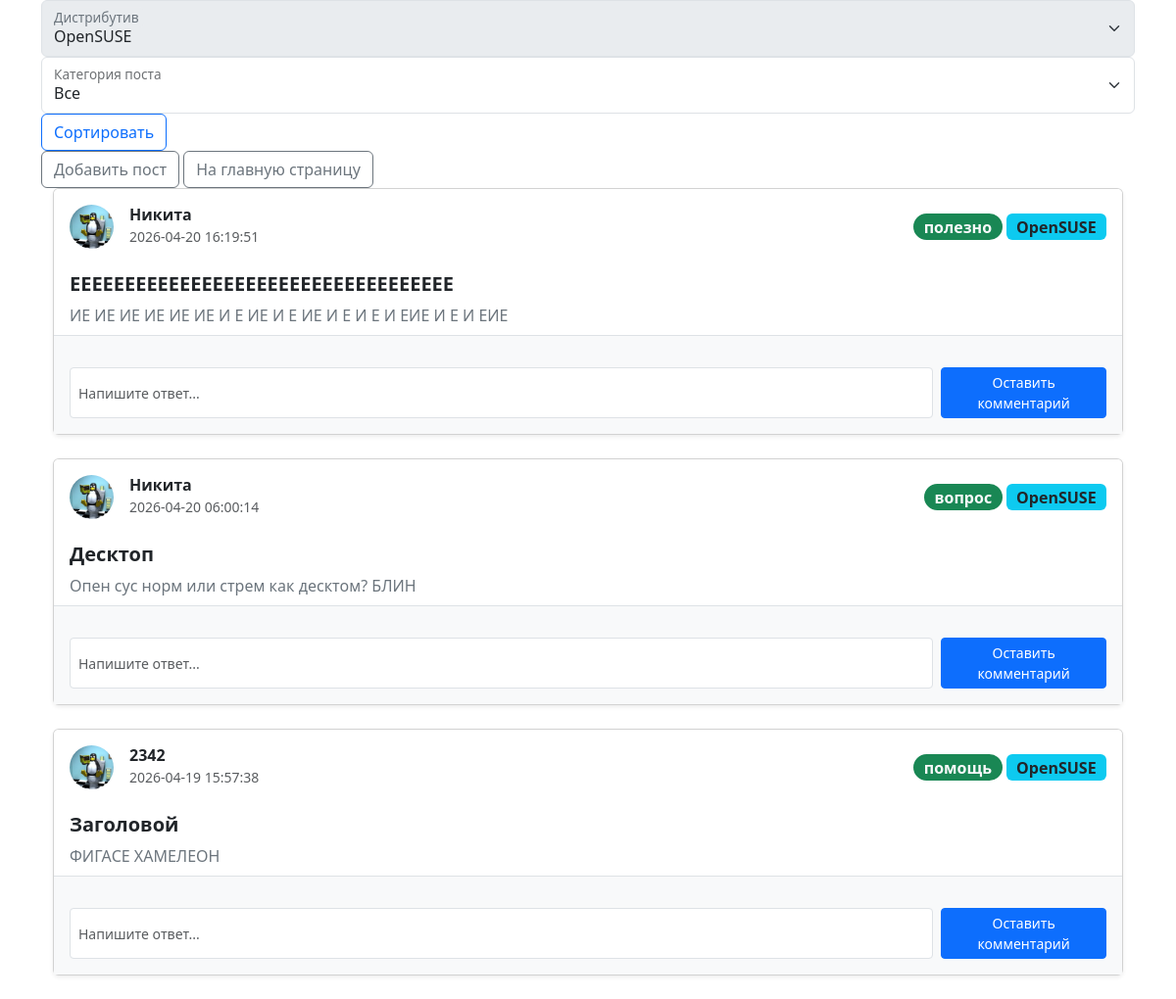
Screenshot of /controller/forum.php?id=6 (signed in) with the database file from the repository.
### tables this page shows
CREATE TABLE `posts` (
  `id` int(11) NOT NULL AUTO_INCREMENT,
  `user_id` int(11) DEFAULT NULL,
  `title` varchar(255) DEFAULT NULL,
  `content` text DEFAULT NULL,
  `distribution_id` int(11) NOT NULL,
  `category_id` int(11) NOT NULL,
  `post_created_at` timestamp NULL DEFAULT current_timestamp(),
  PRIMARY KEY (`id`),
  KEY `fk_distribution_type_key` (`distribution_id`),
  KEY `fk_category_key` (`category_id`),
  KEY `fk_user_id` (`user_id`),
  CONSTRAINT `fk_category_key` FOREIGN KEY (`category_id`) REFERENCES `post_categories` (`id`),
  CONSTRAINT `fk_distribution_type_key` FOREIGN KEY (`distribution_id`) REFERENCES `linux_distributions` (`id`),
  CONSTRAINT `fk_user_id` FOREIGN KEY (`user_id`) REFERENCES `users` (`id`)
);

CREATE TABLE `users` (
  `id` int(11) NOT NULL AUTO_INCREMENT,
  `display_name` varchar(255) DEFAULT NULL COMMENT 'Отображаемое имя пользователя которое не должно быть уникальным',
  `username` varchar(500) NOT NULL,
  `password` varchar(2048) DEFAULT NULL,
  `email` varchar(500) DEFAULT NULL,
  `avatar_path` varchar(500) DEFAULT NULL,
  `carma` int(11) DEFAULT 100 COMMENT 'Репутация пользователя, представляет из себя целое число  и по умолчанию у каждого пользователя 100 кармы. Чем ниже - тем хуже человек',
  `user_role_id` int(11) DEFAULT 1,
  `account_created` timestamp NULL DEFAULT current_timestamp(),
  `account_deleted` timestamp NULL DEFAULT NULL,
  PRIMARY KEY (`id`),
  UNIQUE KEY `username` (`username`),
  KEY `fk_user_type` (`user_role_id`),
  CONSTRAINT `fk_user_type` FOREIGN KEY (`user_role_id`) REFERENCES `user_privileges` (`id`)
);

CREATE TABLE `post_categories` (
  `id` int(11) NOT NULL AUTO_INCREMENT,
  `name` varchar(255) NOT NULL COMMENT 'Категория поста. Помощь / Вопрос / Полезные практики и так далее',
  PRIMARY KEY (`id`)
);

CREATE TABLE `linux_distributions` (
  `id` int(11) NOT NULL AUTO_INCREMENT,
  `name` varchar(255) NOT NULL,
  `posts_count` int(10) unsigned NOT NULL COMMENT 'Количество постов которые относятся к конкретному дистрибутиву',
  `description` text DEFAULT NULL,
  `official_wiki_url` text DEFAULT NULL,
  `icon_name` varchar(255) DEFAULT NULL,
  PRIMARY KEY (`id`)
);

### controller/forum.php (called while the page is built, shortened)
<?php
require '../config.php';
require '../model/main.php';
if (empty($_GET['id'])) {
    $posts = getAllPosts($pdo);
} else {
    if (!empty($_POST['category_sort']) && $_POST['category_sort'] >= 0) {
        $posts = getPostsByCategoryAndDistribution($pdo, $_POST['category_sort'], $_GET['id']);
    } else {
        $posts = getPostsByDistribution($pdo, $_GET['id']);
    }
}
$distros = getAllLinuxDistributions($pdo);
include '../view/main_forum.php';

### model/main.php (called while the page is built, shortened)
<?php
function getAllLinuxDistributions($pdo) {
    $sql = "SELECT * FROM linux_distributions";
    $distros = $pdo->query($sql)->fetchAll();
    return $distros;
}
function getPostsByDistribution($pdo, $id) {
    $sql = "
        SELECT
            u.username,
            u.display_name AS user_display_name,
            u.avatar_path AS user_avatar,
            u.id AS user_id,
            d.name AS distro_name,
            p.post_created_at,
            p.title,
            p.content,
            p.id AS post_id,
            c.name AS category
        FROM posts p
                 JOIN users u ON p.user_id = u.id
                 JOIN linux_distributions d ON p.distribution_id = d.id
                 JOIN post_categories c ON p.category_id = c.id
        WHERE p.distribution_id = :id
        ORDER BY p.post_created_at DESC;
    ";
    $stmt = $pdo->prepare($sql);
    $stmt->execute([':id' => $id]);
    return $stmt->fetchAll(PDO::FETCH_ASSOC);
}

### view/templates/user_post_template.php (the view, shortened to what this page needs)
<div class="card shadow-sm mb-4 mx-auto">
    <div class="card-header bg-white border-0 d-flex align-items-center justify-content-between py-3">
        <div class="d-flex align-items-center">
            <a href="/" class="me-0">
                <img src="<?= htmlspecialchars($post['user_avatar'] ?? '../storage/default_avatar.webp') ?>" class="rounded-circle me-3" alt="Avatar" width="45" height="45">
            </a>
            <div>
                <h6 class="mb-0 fw-bold"><?= htmlspecialchars($post['user_display_name'] ?? '') ?></h6>
                <small class="text-muted"><?= htmlspecialchars($post['post_created_at']) ?></small>
            </div>
        </div>
        <div>
            <span class="badge rounded-pill bg-success text-light fs-6"><?= htmlspecialchars($post['category']) ?></span>
            <span class="badge bg-info text-dark fs-6"><?= htmlspecialchars($post['distro_name']) ?></span>
        </div>
    </div>
    <div class="card-body py-2">
        <h5 class="card-title fw-bold"><?= htmlspecialchars($post['title']) ?></h5>
        <p class="card-text text-secondary"><?= htmlspecialchars($post['content']) ?></p>
    </div>
    <div class="collapse show" id="comments-<?= $post['post_id'] ?>">
        <div class="card-body border-top bg-light">
            <?php if (isset($_SESSION['user_info']['user_id'])): ?>
                <form action="../controller/add_comment_to_post.php?id=<?= $_GET['id']?>" method="POST" class="d-flex gap-2">
                    <input type="text" name="content" class="form-control form-control-sm" placeholder="Напишите ответ..." required>
                    <button type="submit" class="btn btn-primary btn-sm px-3">Оставить комментарий</button>
                </form>
            <?php endif; ?>
        </div>
    </div>
</div>

### view/main_forum.php (shortened to what this page needs)
<!doctype html>
<html lang="en">
<head>
    <link href="https://cdn.jsdelivr.net/npm/bootstrap@5.3.8/dist/css/bootstrap.min.css"
          rel="stylesheet">
</head>
<body>
<div class="container">
    <div class="form-floating">
        <select class="form-select" id="floatingSelect" aria-label="Floating label select example" disabled>
            <?php foreach($distros as $dist): ?>
                <option value="<?php echo $dist['id'] ?>" <?= $dist['id'] == $_GET['id'] ? 'selected' : '' ?>>
                    <?php echo $dist['name'] ?>
                </option>
            <?php endforeach; ?>
        </select>
        <label for="floatingSelect">Дистрибутив</label>
    </div>
    <form action="../controller/forum.php?id=<?= $_GET['id'] ?>" class="form-floating" method="post">
        <select name="category_sort" class="form-select" id="floatingSelect" aria-label="Floating label select example">
            <option selected value="-1">Все</option>
        </select>
        <label for="floatingSelect">Категория поста</label>
        <button class="btn btn-outline-primary" type="submit">Сортировать</button>
    </form>
    <a href="./add_post_redirect_controller.php?id=<?= $_GET['id']?>" class="btn btn-outline-secondary">Добавить пост</a>
    <a href="../index.php" class="btn btn-outline-secondary">На главную страницу</a>
    <div class="container">
    <?php foreach($posts as $post): ?>
        <?php require 'templates/user_post_template.php' ?>
    <?php endforeach; ?>
    </div>
</div>
</body>
</html>

### rows the page displays
posts: user.display_name "Никита", post_created_at "2026-04-20 16:19:51", category.name "полезно", distribution.name "OpenSUSE", title "ЕЕЕЕЕЕЕЕЕЕЕЕЕЕЕЕЕЕЕЕЕЕЕЕЕЕЕЕЕЕЕЕЕЕЕ", content "ИЕ ИЕ ИЕ ИЕ ИЕ ИЕ И Е ИЕ И Е ИЕ И Е И Е И ЕИЕ И Е И ЕИЕ"
posts: user.display_name "Никита", post_created_at "2026-04-20 06:00:14", category.name "вопрос", distribution.name "OpenSUSE", title "Десктоп", content "Опен сус норм или стрем как десктом? БЛИН"
posts: user.display_name "2342", post_created_at "2026-04-19 15:57:38", category.name "помощь", distribution.name "OpenSUSE", title "Заголовой", content "ФИГАСЕ ХАМЕЛЕОН"

### other values shown
form field value "OpenSUSE"
